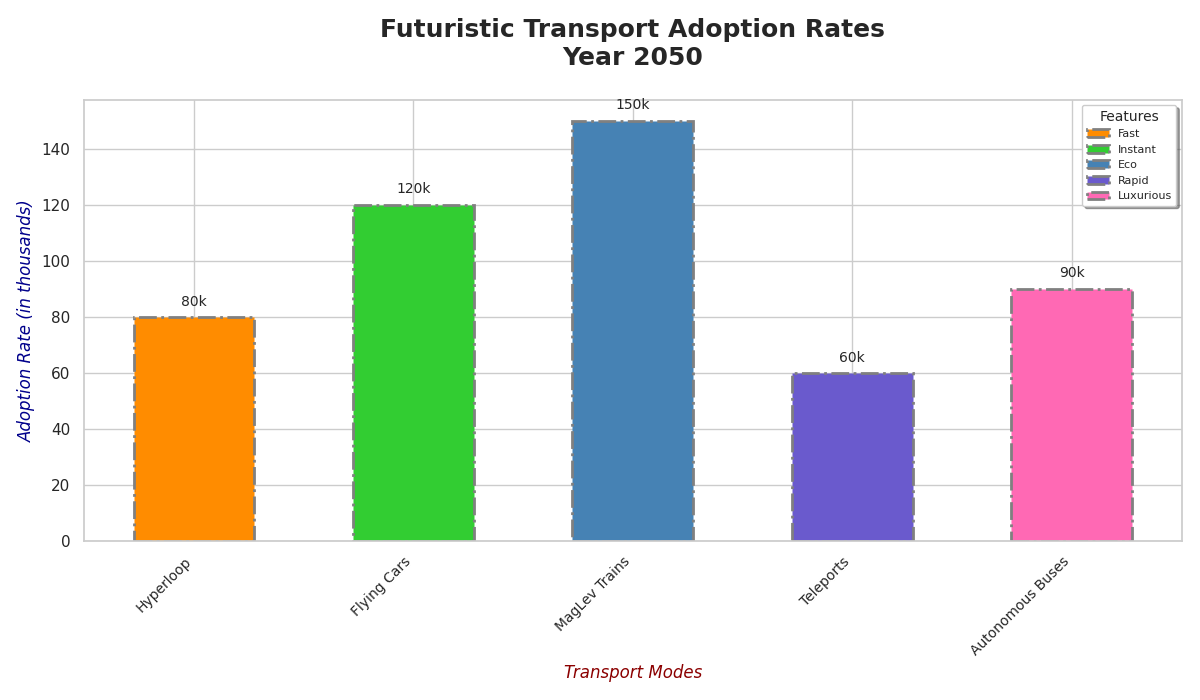

This figure's Python source:
import matplotlib.pyplot as plt
import numpy as np

# Data for the transport modes and their adoption rates (in thousands)
transport_modes = ['Hyperloop', 'Flying Cars', 'MagLev Trains', 'Teleports', 'Autonomous Buses']
adoption_rates = np.array([80, 120, 150, 60, 90])

# Colors for each transport mode
colors = ['#ff8c00', '#32cd32', '#4682b4', '#6a5acd', '#ff69b4']

# Positions of the bars on the x-axis
x_positions = np.arange(len(transport_modes))

# Plot the bar chart
fig, ax = plt.subplots(figsize=(12, 7))

bars = ax.bar(x_positions, adoption_rates, color=colors, edgecolor='grey', linewidth=2, width=0.55, linestyle='-.')

# Titles and labels
ax.set_title('Futuristic Transport Adoption Rates\nYear 2050', fontsize=18, fontweight='heavy', pad=25)
ax.set_xlabel('Transport Modes', fontsize=12, fontstyle='italic', color='darkred')
ax.set_ylabel('Adoption Rate (in thousands)', fontsize=12, fontstyle='italic', color='darkblue')

# Assign the x-ticks and labels
ax.set_xticks(x_positions)
ax.set_xticklabels(transport_modes, fontsize=10, rotation=45, ha='right')

# Annotating the bars with their respective values
for bar in bars:
    yval = bar.get_height()
    ax.text(bar.get_x() + bar.get_width()/2, yval + 3, f'{yval}k', ha='center', va='bottom', fontsize=10, fontweight='medium')

# Removing gridlines for a cleaner look
# Grid is removed to alter style

# Altering legend style
legend_labels = ['Fast', 'Instant', 'Eco', 'Rapid', 'Luxurious']
ax.legend(bars, legend_labels, title='Features', title_fontsize='10', loc='best', fontsize=8, frameon=True, shadow=True, fancybox=True)

# Automatically adjust layout to prevent overlap
plt.tight_layout()

# Display the plot
plt.show()
